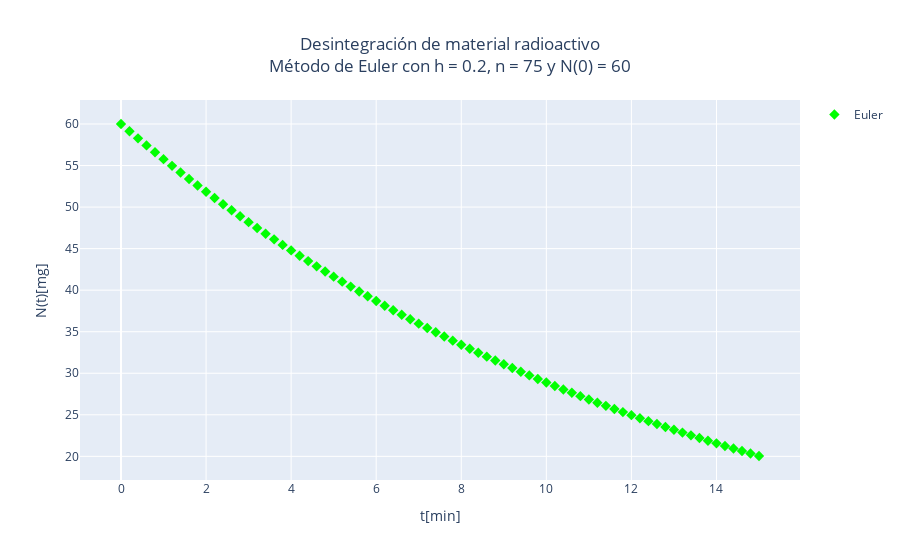

Here is the notebook cell this chart was saved with:
### Markdown cell above
### Euler

### Code cell
def metodo_euler(f, t_0, y_0, h, n_pasos):
    valores_y_Euler = [y_0] # Lista de valores de y
    valores_t = [t_0] # Vector de tiempo
    
    # Iterar sobre el número de pasos y aplicar el método de Euler
    for i in range(n_pasos):
        valores_t.append(valores_t[i] + h) # Agregar el valor de t a la lista
        y_nueva = valores_y_Euler[i] + h * f(valores_y_Euler[i]) # Método de Euler
        valores_y_Euler.append(y_nueva) # Agregar el valor de y a la lista

    # Graficar
    titulo = f'Desintegración de material radioactivo<br>Método de Euler con h = {round(h,3)}, n = {n_pasos} y N(0) = {round(y_0,3)}' # ¡¡¡NO MODIFICAR!!!
    eje_x = 't[min]' # Nombre del eje x
    eje_y = 'N(t)[mg]' # Nombre del eje y

    fig = go.Figure() # ¡¡¡NO MODIFICAR!!!
    fig.update_layout(title=titulo, title_x=0.5, xaxis_title=eje_x, yaxis_title=eje_y) # ¡¡¡NO MODIFICAR!!!
    plot_Euler = go.Scatter(x=valores_t, y=valores_y_Euler, mode='markers', marker=dict(size=8, symbol='diamond'), name='Euler', marker_color='lime', showlegend=True) # ¡¡¡NO MODIFICAR!!!
    fig.add_trace(plot_Euler) # ¡¡¡NO MODIFICAR!!!
    fig.show() # ¡¡¡NO MODIFICAR!!!
    return plot_Euler # ¡¡¡NO MODIFICAR!!!

plot_Euler = metodo_euler(f_real, t_0, y_0, h, n_pasos) # Graficar método de Euler

### Figure 1 — Plotly figure (JSON) as saved in the notebook; plotly's stock layout.template omitted (floating-point values rounded to 4 significant figures)
{"data": [{"marker": {"color": "lime", "size": 8, "symbol": "diamond"}, "mode": "markers", "name": "Euler", "showlegend": true, "type": "scatter", "x": [0, 0.2, 0.4, 0.6, 0.8, 1, 1.2, 1.4, 1.6, 1.8, 2.0, 2.2, 2.4, 2.6, 2.8, 3.0, 3.2, 3.4, 3.6, 3.8, 4.0, 4.2, 4.4, 4.6, 4.8, 5.0, 5.2, 5.4, 5.6, 5.8, 6.0, 6.2, 6.4, 6.6, 6.8, 7.0, 7.2, 7.4, 7.6, 7.8, 8.0, 8.2, 8.4, 8.6, 8.8, 9, 9.2, 9.4, 9.6, 9.8, 10.0, 10.2, 10.4, 10.6, 10.8, 11.0, 11.2, 11.4, 11.6, 11.8, 12.0, 12.2, 12.4, 12.6, 12.8, 13.0, 13.2, 13.4, 13.6, 13.8, 14.0, 14.2, 14.4, 14.6, 14.8, 15.0], "y": [60, 59.13, 58.27, 57.43, 56.59, 55.77, 54.96, 54.16, 53.38, 52.6, 51.84, 51.09, 50.35, 49.61, 48.89, 48.18, 47.49, 46.8, 46.12, 45.45, 44.79, 44.14, 43.5, 42.87, 42.24, 41.63, 41.03, 40.43, 39.84, 39.27, 38.7, 38.13, 37.58, 37.04, 36.5, 35.97, 35.45, 34.93, 34.42, 33.92, 33.43, 32.95, 32.47, 32.0, 31.53, 31.08, 30.62, 30.18, 29.74, 29.31, 28.89, 28.47, 28.05, 27.65, 27.24, 26.85, 26.46, 26.08, 25.7, 25.32, 24.96, 24.59, 24.24, 23.89, 23.54, 23.2, 22.86, 22.53, 22.2, 21.88, 21.56, 21.25, 20.94, 20.64, 20.34, 20.04]}], "layout": {"title": {"text": "Desintegración de material radioactivo<br>Método de Euler con h = 0.2, n = 75 y N(0) = 60", "x": 0.5}, "xaxis": {"title": {"text": "t[min]"}}, "yaxis": {"title": {"text": "N(t)[mg]"}}}}
